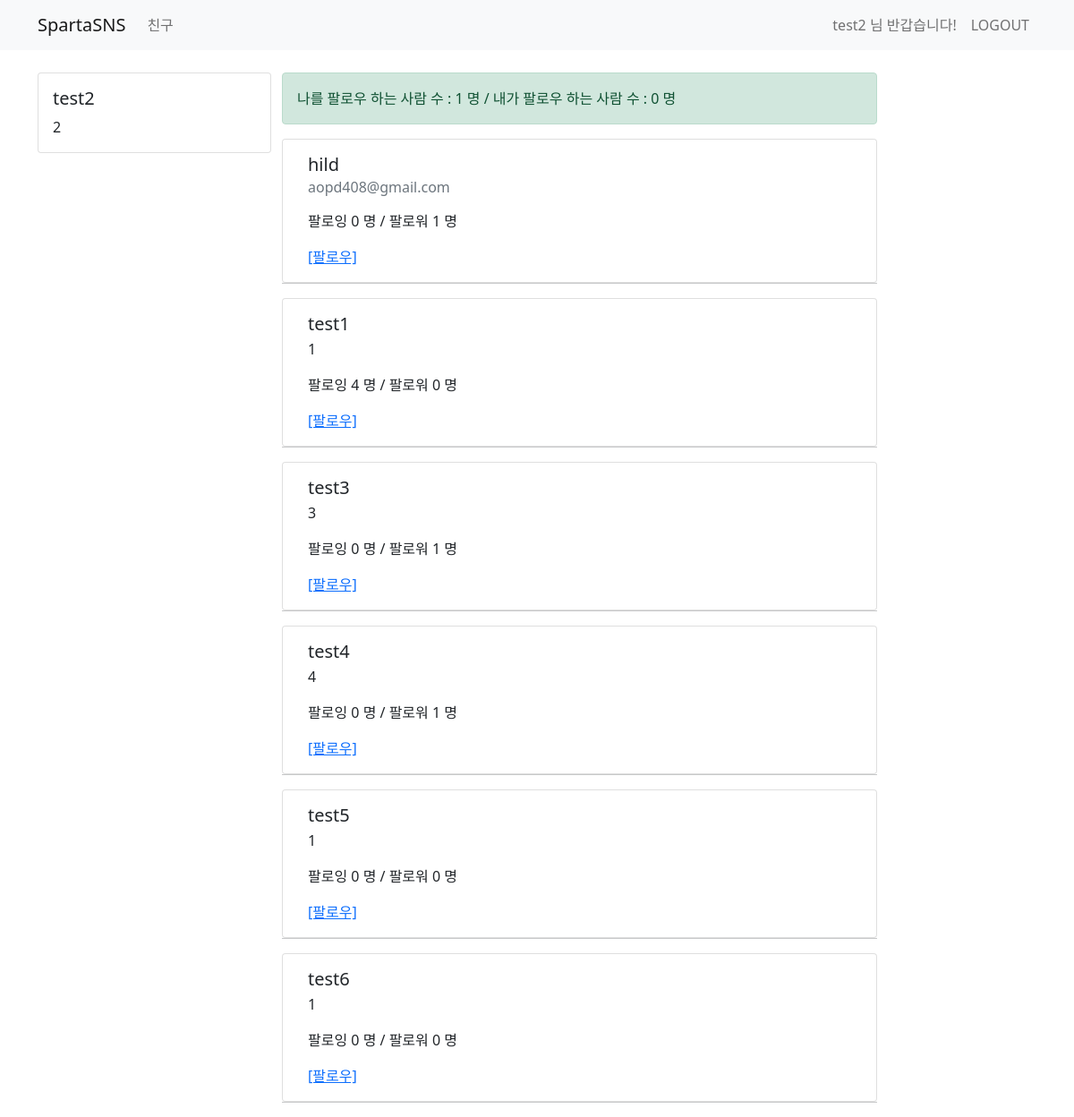
The page /user/ (signed in) on the database as committed earlier.
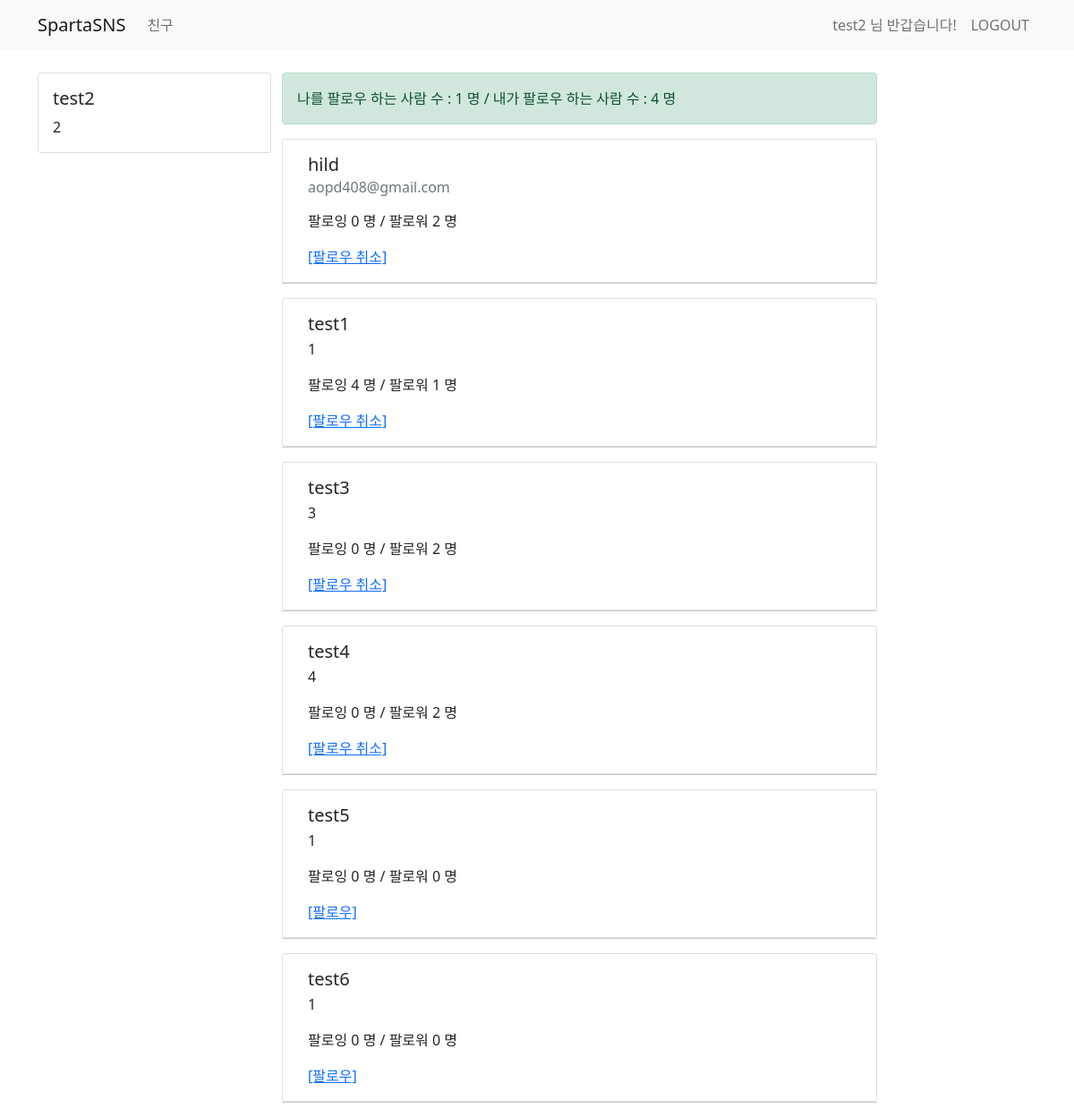
The same page on the database as committed later.
### user/models.py (models this page shows)
class UserModel(AbstractUser):
    class Meta:
        db_table = 'users'
    bio = models.CharField(max_length=256, default='')
    follow = models.ManyToManyField(settings.AUTH_USER_MODEL, related_name='followee')

### user/views.py (the view)
# urls.py: path('user/',views.user_view, name='user-list'),
@login_required
def user_view(request):
    if request.method == 'GET':
        user_list = UserModel.objects.all().exclude(username=request.user.username)
        return render(request, 'users/user_list.html', {'user_list':user_list})

### templates/users/user_list.html (shortened to what this page needs)
{% extends 'base.html' %}
{% block content %}
    <div class="container timeline-container">
        <div class="row">
            <div class="col-md-3">
                <div class="card">
                    <div class="card-body">
                        <h5 class="card-title">{{ user.username }}</h5>
                        <p class="card-text"> {{ user.bio }}</p>
                    </div>
                </div>
            </div>
            <div class="col-md-7">
                <div class="row">
                    <div class="alert alert-success" role="alert">
                        나를 팔로우 하는 사람 수 : {{ user.followee.count }} 명 / 내가 팔로우 하는 사람 수 : {{ user.follow.count }} 명
                    </div>
                </div>
                <div class="row">
                    {% for ul in user_list %}
                        <div class="card">
                            <div class="card-body">
                                <h5 class="card-title">{{ ul.username }}</h5>
                                <h6 class="card-subtitle mb-2 text-muted">{{ ul.email }}</h6>
                                <p class="card-text">
                                    {{ ul.bio }}
                                </p>
                                <p class="card-text">
                                    팔로잉 {{ ul.follow.count }} 명 / 팔로워 {{ ul.followee.count }} 명
                                </p>
                                {% if ul in user.follow.all %}
                                    <a href="/user/follow/{{ ul.id }}" class="card-link">[팔로우 취소]</a>
                                {% else %}
                                    <a href="/user/follow/{{ ul.id }}" class="card-link">[팔로우]</a>
                                {% endif %}
                            </div>
                        </div>
                        <hr>
                    {% endfor %}
                </div>
            </div>
            <div class="col-md-2"></div>
        </div>
    </div>
{% endblock %}

### templates/base.html (shortened to what this page needs)
<!DOCTYPE html>
<html lang="en">
<head>
    <link href="https://cdn.jsdelivr.net/npm/bootstrap@5.0.0-beta3/dist/css/bootstrap.min.css" rel="stylesheet"
>
</head>
<body>
<nav class="navbar navbar-expand-lg navbar-light bg-light">
    <div class="container">
        <a class="navbar-brand" href="/">SpartaSNS</a>
        {% if user.is_authenticated %}
        <div class="collapse navbar-collapse" id="navbarSupportedContent">
            <ul class="navbar-nav mr-auto">
                <li class="nav-item active">
                    <a class="nav-link" href="/user"> 친구 </a>
                </li>
            </ul>
        </div>
        {% endif %}
        <form class="form-inline my-2 my-lg-0">
            {% if user.is_authenticated %}
            <ul class="navbar-nav mr-auto">
                <li class="nav-item disabled">
                    <span class="nav-link">
                        {{ user.username }} 님 반갑습니다!
                    </span>
                </li>
                <li class="nav-item active">
                    <a class="nav-link" href="/logout"> LOGOUT </a>
                </li>
            </ul>
            {% endif %}
        </form>
    </div>
</nav>
{% block content %}
{% endblock %}
</body>
</html>

### templates/base.html (style rules this page uses)
.timeline-container { margin-top : 25px }

Rows that differ between the two databases and show on the page:
changed UserModel "test2": follow.count "0" → "4"
computed for UserModel "hild": followee.count "1" → "2"; text "[팔로우]" → "[팔로우 취소]"
changed UserModel "test1": followee.count "0" → "1"; text "[팔로우]" → "[팔로우 취소]"
computed for UserModel "test3": followee.count "1" → "2"; text "[팔로우]" → "[팔로우 취소]"
computed for UserModel "test4": followee.count "1" → "2"; text "[팔로우]" → "[팔로우 취소]"
